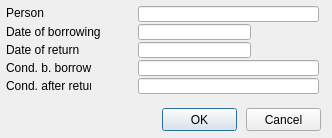
<?xml version="1.0" encoding="UTF-8"?>
<ui version="4.0">
 <class>AddBIBLIO</class>
 <widget class="QDialog" name="AddBIBLIO">
  <property name="geometry">
   <rect>
    <x>0</x>
    <y>0</y>
    <width>332</width>
    <height>138</height>
   </rect>
  </property>
  <property name="sizePolicy">
   <sizepolicy hsizetype="Fixed" vsizetype="Fixed">
    <horstretch>0</horstretch>
    <verstretch>0</verstretch>
   </sizepolicy>
  </property>
  <property name="windowTitle">
   <string>LBC - Add Borrowing</string>
  </property>
  <property name="locale">
   <locale language="English" country="UnitedStates"/>
  </property>
  <property name="modal">
   <bool>true</bool>
  </property>
  <widget class="QLabel" name="label">
   <property name="geometry">
    <rect>
     <x>6</x>
     <y>6</y>
     <width>46</width>
     <height>13</height>
    </rect>
   </property>
   <property name="text">
    <string>Person</string>
   </property>
  </widget>
  <widget class="QLabel" name="label_2">
   <property name="geometry">
    <rect>
     <x>6</x>
     <y>24</y>
     <width>103</width>
     <height>16</height>
    </rect>
   </property>
   <property name="text">
    <string>Date of borrowing</string>
   </property>
  </widget>
  <widget class="QLabel" name="label_3">
   <property name="geometry">
    <rect>
     <x>6</x>
     <y>42</y>
     <width>73</width>
     <height>16</height>
    </rect>
   </property>
   <property name="text">
    <string>Date of return</string>
   </property>
  </widget>
  <widget class="QLabel" name="label_4">
   <property name="geometry">
    <rect>
     <x>6</x>
     <y>60</y>
     <width>139</width>
     <height>16</height>
    </rect>
   </property>
   <property name="text">
    <string>Cond. b. borrow</string>
   </property>
  </widget>
  <widget class="QLabel" name="label_5">
   <property name="geometry">
    <rect>
     <x>6</x>
     <y>78</y>
     <width>85</width>
     <height>16</height>
    </rect>
   </property>
   <property name="text">
    <string>Cond. after return</string>
   </property>
  </widget>
  <widget class="QLineEdit" name="lineEdit">
   <property name="geometry">
    <rect>
     <x>138</x>
     <y>6</y>
     <width>181</width>
     <height>16</height>
    </rect>
   </property>
  </widget>
  <widget class="QLineEdit" name="lineEdit_2">
   <property name="geometry">
    <rect>
     <x>138</x>
     <y>24</y>
     <width>113</width>
     <height>16</height>
    </rect>
   </property>
  </widget>
  <widget class="QLineEdit" name="lineEdit_3">
   <property name="geometry">
    <rect>
     <x>138</x>
     <y>42</y>
     <width>113</width>
     <height>16</height>
    </rect>
   </property>
  </widget>
  <widget class="QLineEdit" name="lineEdit_4">
   <property name="geometry">
    <rect>
     <x>138</x>
     <y>60</y>
     <width>181</width>
     <height>16</height>
    </rect>
   </property>
  </widget>
  <widget class="QLineEdit" name="lineEdit_5">
   <property name="geometry">
    <rect>
     <x>138</x>
     <y>78</y>
     <width>181</width>
     <height>16</height>
    </rect>
   </property>
  </widget>
  <widget class="QPushButton" name="pushButton_OK">
   <property name="geometry">
    <rect>
     <x>162</x>
     <y>108</y>
     <width>75</width>
     <height>23</height>
    </rect>
   </property>
   <property name="text">
    <string>OK</string>
   </property>
  </widget>
  <widget class="QPushButton" name="pushButton_CANCEL">
   <property name="geometry">
    <rect>
     <x>246</x>
     <y>108</y>
     <width>75</width>
     <height>23</height>
    </rect>
   </property>
   <property name="text">
    <string>Cancel</string>
   </property>
  </widget>
 </widget>
 <resources/>
 <connections>
  <connection>
   <sender>pushButton_OK</sender>
   <signal>clicked()</signal>
   <receiver>AddBIBLIO</receiver>
   <slot>accept()</slot>
   <hints>
    <hint type="sourcelabel">
     <x>211</x>
     <y>117</y>
    </hint>
    <hint type="destinationlabel">
     <x>218</x>
     <y>99</y>
    </hint>
   </hints>
  </connection>
  <connection>
   <sender>pushButton_CANCEL</sender>
   <signal>clicked()</signal>
   <receiver>AddBIBLIO</receiver>
   <slot>reject()</slot>
   <hints>
    <hint type="sourcelabel">
     <x>279</x>
     <y>118</y>
    </hint>
    <hint type="destinationlabel">
     <x>291</x>
     <y>101</y>
    </hint>
   </hints>
  </connection>
 </connections>
</ui>
